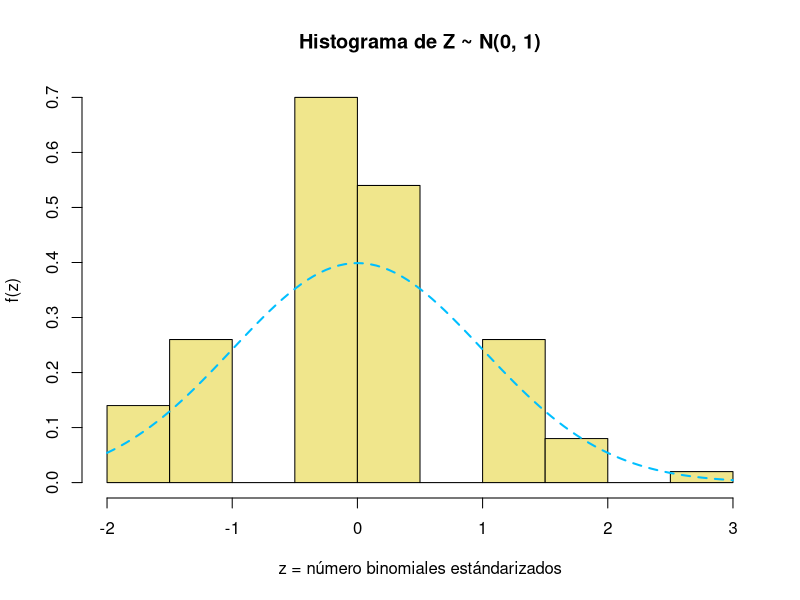
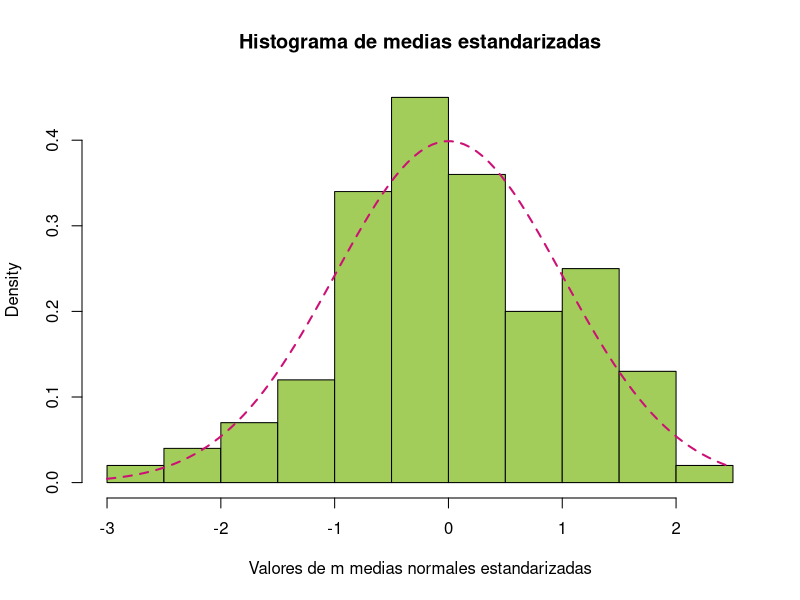
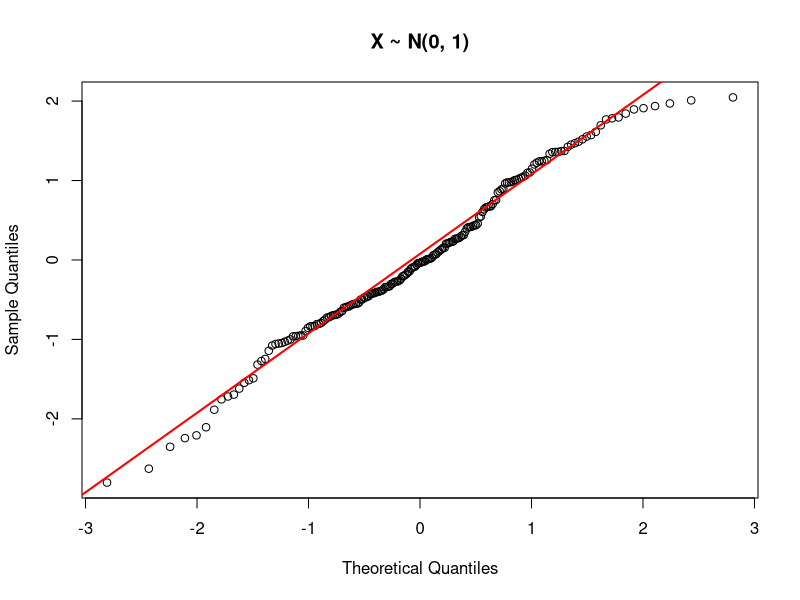
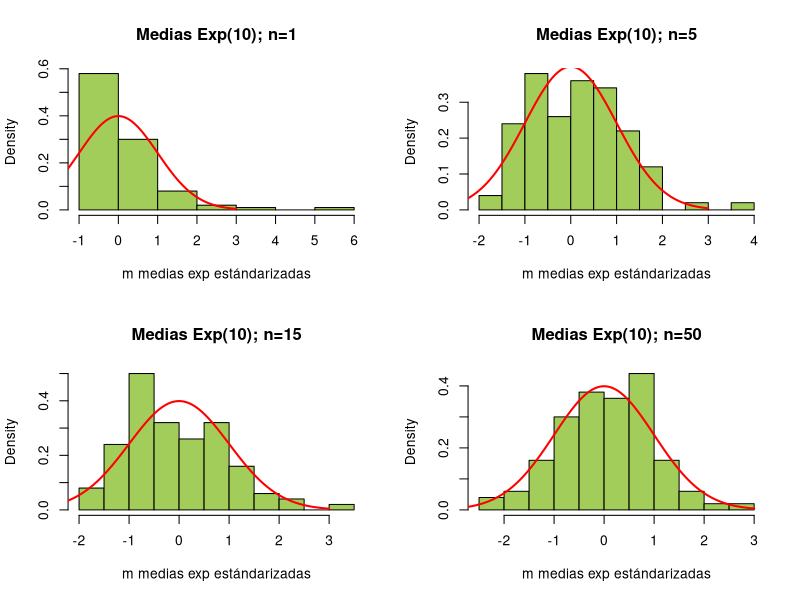
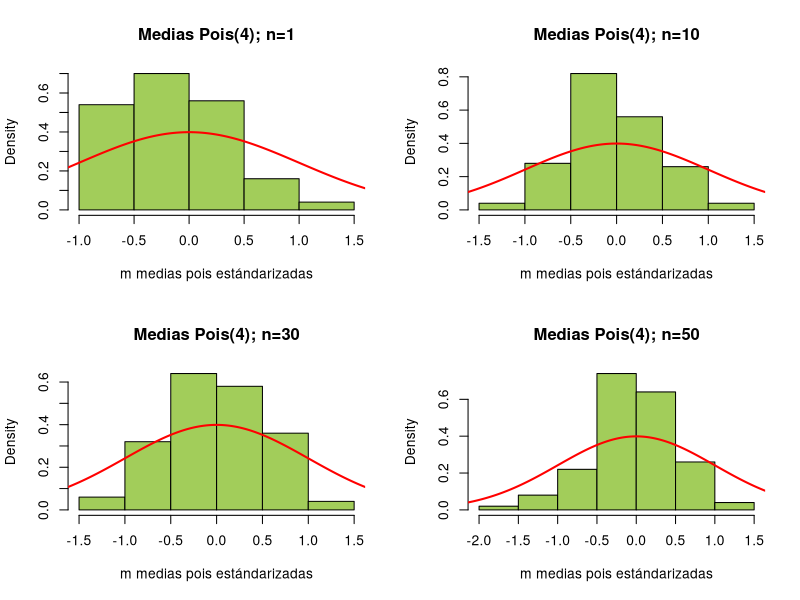

The R script that drew these images, in order:
## ---- chunk 1
# tm= tamaño de la muestra 
tm=100
n <- 10
p <- 0.25 
#generando las 100 números aleatorios 
S = rbinom(tm, n, p) 
# estandarizando cada una de las observaciones 
Z = (S-n*p)/sqrt(n*p*(1-p))
Z 
## ---- chunk 2
hist(Z, main="Histograma de Z ~ N(0, 1)", xlab="z = número binomiales estándarizados", 
ylab="f(z)", prob=TRUE, col="khaki") 
curve(dnorm(x, 0, 1), col = "deepskyblue", lty=2, lwd=2, add=TRUE) 
## ---- chunk 3
simulNorm<-function(mu,sigma,m=5,n=100)
{
  vectMedias<<-numeric(0)
  MediasEstand<<-numeric(0)
  for(i in 1:m)
  {
    X = rnorm(n,mu,sigma)
    # genera n valores normales
    vectMedias[i]<<-mean(X)
    MediasEstand[i]<<-(vectMedias[i]-mu)/(sigma/sqrt(n))
  }
}

mu=5
sigma=5
m<-200
# numero de muestras o medias a obtener

simulNorm(mu,sigma,m)

hist(MediasEstand, main="Histograma de medias estandarizadas", 
     xlab="Valores de m medias normales estandarizadas",prob=TRUE, col="darkolivegreen3")
curve(dnorm(x,0,1),col="deeppink3",lty=2,lwd=2,add=TRUE)
## ---- chunk 4
qqnorm(MediasEstand, main="X ~ N(0, 1)") 
#muestra la línea 
qqline(MediasEstand, lty=1, lwd=2, col="red")
## ---- chunk 5
simulExp <- function(mu, m=5, n=100) 
{ 
 razon <- 1/mu 
 vectMedias <<- numeric(0) 
 MediasEstand <<- numeric(0) 
 for (i in 1:m) 
{ 
 X = rexp(n, razon) 
# genera n valores exponenciales 
 vectMedias[i] <<- mean(X) 
 MediasEstand[i] <<- (vectMedias[i] - mu)/(mu/sqrt(n)) 
 } 
 } 

par(mfrow=c(2,2)) 
# para n=1 
 mu=10 
 m <- 100; n <- 1 
 simulExp(mu, m, n) 
 hist(MediasEstand, main="Medias Exp(10); n=1", xlab="m medias exp estándarizadas", 
prob=TRUE, col="darkolivegreen3") 
 xvals = seq(from=-3, to=3, by=0.01) 
 points(xvals, dnorm(xvals, 0, 1), col = "red", type="l", lty=1, lwd=2) 
# para n=5 
 n <- 5 
 simulExp(mu, m, n) 
 hist(MediasEstand, main="Medias Exp(10); n=5", xlab="m medias exp estándarizadas", 
prob=TRUE, col="darkolivegreen3") 
 xvals = seq(from=-3, to=3, by=0.01) 
 points(xvals, dnorm(xvals, 0, 1), col = "red", type="l", lty=1, lwd=2) 
 # Repita este proceso para n=15 y n=50 
 # para n=15 
 n <- 15 
 simulExp(mu, m, n) 
 hist(MediasEstand, main="Medias Exp(10); n=15", xlab="m medias exp estándarizadas", 
prob=TRUE, col="darkolivegreen3") 
 xvals = seq(from=-3, to=3, by=0.01) 
 points(xvals, dnorm(xvals, 0, 1), col = "red", type="l", lty=1, lwd=2) 
 # para n=5 
 n <-50 
 simulExp(mu, m, n) 
 hist(MediasEstand, main="Medias Exp(10); n=50", xlab="m medias exp estándarizadas", 
prob=TRUE, col="darkolivegreen3") 
 xvals = seq(from=-3, to=3, by=0.01) 
 points(xvals, dnorm(xvals, 0, 1), col = "red", type="l", lty=1, lwd=2) 
 
## ---- chunk 6
simulPois <- function(mu, m=5, n=100) 
{ 
 vectMedias <<- numeric(0) 
 MediasEstand <<- numeric(0) 
 for (i in 1:m) 
{ 
 X = rpois(n,mu)
# genera n valores de la distribución de Poisson. 
 vectMedias[i] <<- mean(X) 
 MediasEstand[i] <<- (vectMedias[i] - mu)/(mu/sqrt(n)) 
 } 
 } 

par(mfrow=c(2,2)) 
# para n=1 
 mu=4 
 m <- 100; n <- 1 
 simulPois(mu, m, n) 
 hist(MediasEstand, main="Medias Pois(4); n=1", xlab="m medias pois estándarizadas", 
prob=TRUE, col="darkolivegreen3") 
 xvals = seq(from=-3, to=3, by=0.01) 
 points(xvals, dnorm(xvals, 0, 1), col = "red", type="l", lty=1, lwd=2) 
# para n=10 
 mu=4 
 m <- 100; n <- 10 
 simulPois(mu, m, n) 
 hist(MediasEstand, main="Medias Pois(4); n=10", xlab="m medias pois estándarizadas", 
prob=TRUE, col="darkolivegreen3") 
 xvals = seq(from=-3, to=3, by=0.01) 
 points(xvals, dnorm(xvals, 0, 1), col = "red", type="l", lty=1, lwd=2) 
# para n=1 
 mu=4 
 m <- 100; n <- 30 
 simulPois(mu, m, n) 
 hist(MediasEstand, main="Medias Pois(4); n=30", xlab="m medias pois estándarizadas", 
prob=TRUE, col="darkolivegreen3") 
 xvals = seq(from=-3, to=3, by=0.01) 
 points(xvals, dnorm(xvals, 0, 1), col = "red", type="l", lty=1, lwd=2) 
# para n=1 
 mu=4 
 m <- 100; n <- 50
 simulPois(mu, m, n) 
 hist(MediasEstand, main="Medias Pois(4); n=50", xlab="m medias pois estándarizadas", 
prob=TRUE, col="darkolivegreen3") 
 xvals = seq(from=-3, to=3, by=0.01) 
 points(xvals, dnorm(xvals, 0, 1), col = "red", type="l", lty=1, lwd=2) 
